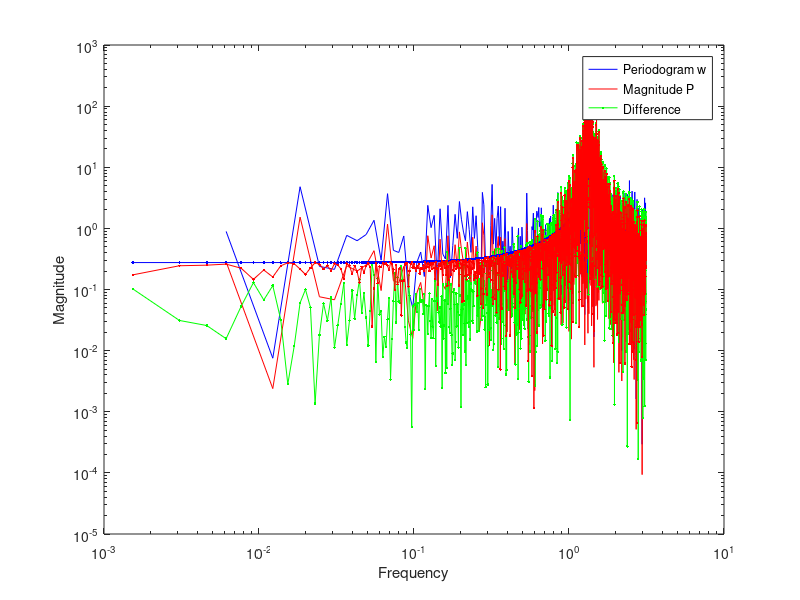

The MATLAB script that drew this image:
% System Identification Ex 3
% Robin Schmid, schmirob@ethz.ch
%% 2a
N = 1024;
e = randn(N,1); % Generate a random sequence (white Gaussian noise)
plot(e)
%% 2b
E = fft(e); % Fourier transform
%e_periodo = 1/N*abs(E).^2; % Do not use periodogram function, use own creation
%omega = linspace(0, 2*pi, N); % Frequencies from 0 to 2*pi

% Compare own creation to built in function,
% compare plots for omega from 0 to pi
e_periodo_2 = 1/N*abs(E(1:N/2+1)).^2;
e_periodo_builtin = periodogram(e);
omega_2 = linspace(0, pi, N/2+1);

loglog(omega_2, e_periodo_2, 'b');
hold on
loglog(omega_2, e_periodo_builtin, 'r');
factor = e_periodo_2./e_periodo_builtin
% Built in peridogram fct corresponds to 1/pi*e_periodo_2
%% 2c
N = 4096;
e = randn(N,1);
omega_2 = linspace(0, pi, N/2+1);

z = tf('z', 1); % T = 1 is the discrete sampling time
P = (z-0.6)/(z^2-0.4*z+0.85);
%P = tf([1, -0.6], [1, -0.4, 0.85], 1); % Define discrete plant directly

w = lsim(P, e); % Calculate linear system response
W = fft(w);
w_periodo = 1/N*abs(W(1:N/2+1)).^2;

% P for all frequencies, 1j: complex number
P = ((exp(1j.*omega_2)-0.6)./(exp(1j.*omega_2).^2-0.4.*exp(1j.*omega_2)+0.85))';

loglog(omega_2, abs(w_periodo(1:N/2+1)), 'g.-'); % Plot magnitude of output
hold on
loglog(omega_2, abs(P(1:N/2+1)), 'b.-'); % Plot magnitude of plant
loglog(omega_2, abs(w_periodo(1:N/2+1)-abs(P(1:N/2+1))), 'r.-'); % Plot magnitude of difference
xlabel('Frequency');
ylabel('Magnitude');
legend('Periodogram w','Magnitude P','Difference');